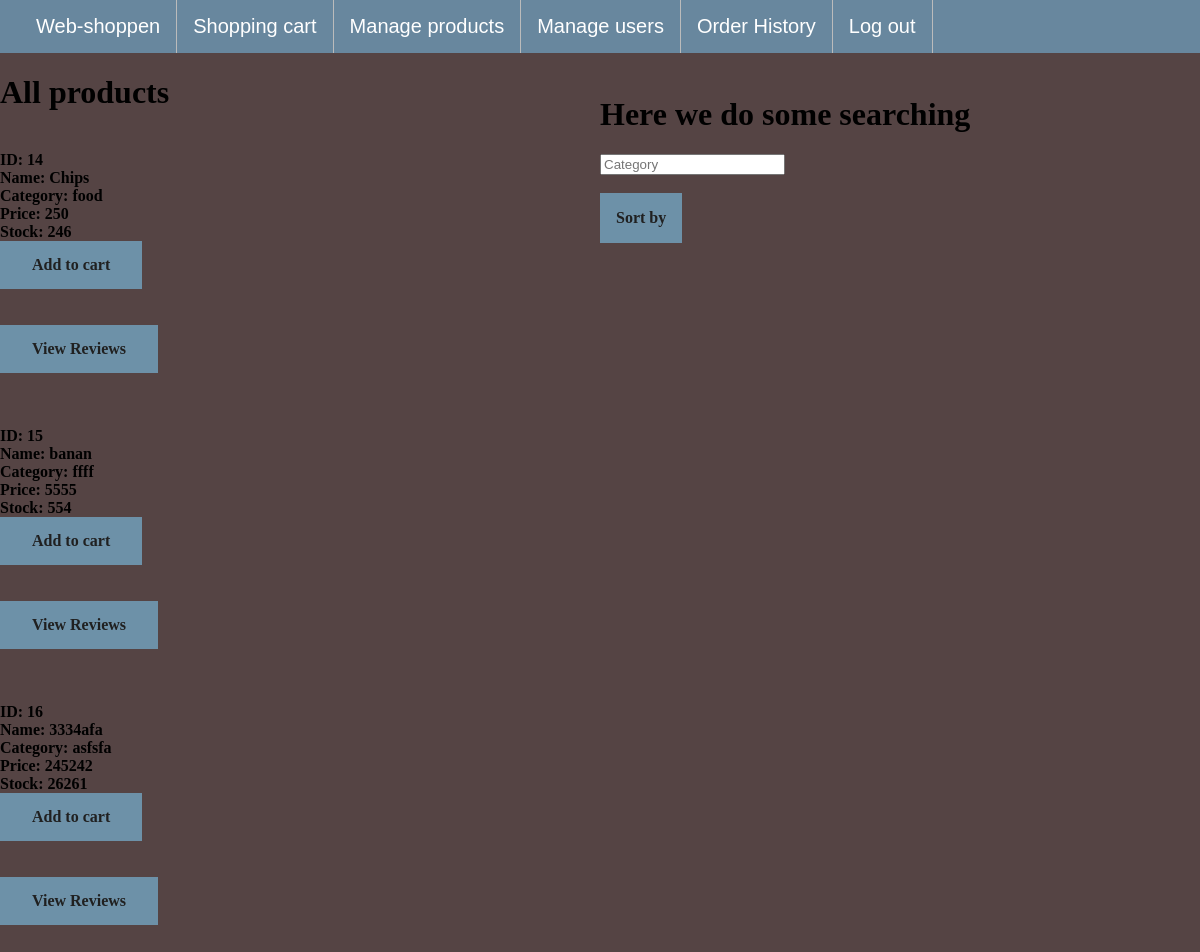
The app's page /index.php (signed in) with its own data.
### tables this page shows
CREATE TABLE `products` (
  `idProduct` int(11) NOT NULL,
  `p_name` varchar(45) DEFAULT NULL,
  `price` int(11) DEFAULT NULL,
  `stock` int(11) DEFAULT NULL,
  `category` varchar(45) DEFAULT NULL
);

### index.php (the view, shortened to what this page needs)
<?php
	include_once 'includes/dbHandler.php';
	include_once 'includes/overlay.php';
?>
<!DOCTYPE html>
<html>
<head>
<link rel="stylesheet" href="design/index.css?v=<?php echo time(); ?>">
</head>
<body>
<div class="search">
	<h1> Here we do some searching </h1>
	<form action = "index.php" method = "POST">
		<input type="text" name="cat" placeholder="Category"><br><br>
		<div class="dropdown">
  		<div class="dropbtn">Sort by</div>
		</div>
	</form>
</div>
<b>
<p>
<?php
	function printer($sql, $sql2, $conn){
		$result = mysqli_query($conn, $sql);
		$checkResult = mysqli_num_rows($result);
		if($checkResult > 0){
			while($row = mysqli_fetch_assoc($result)){
				if($row['stock'] > 0){
					echo "<br>" . "ID: " . $row['idProduct'] . "<br>";
					echo "Name: " . $row['p_name'] . "<br>";
					echo "Category: " . $row['category'] . "<br>";
					echo "Price: " . $row['price'] . "<br>";
					echo "Stock: " . $row['stock'] . "<br>";
					echo "<form action='index.php' method='post'>";
					echo '<button name = "add" class = "button" type="submit" value ='. $row['idProduct'] .'>Add to cart</button>';
					echo "</form>";
					echo "<form action = 'index.php' method = 'POST'>";
					echo '<button onclick = "openmodal('.$row['idProduct'].')" type="button" class = "myBtn button"  > View Reviews</button>';
					echo '</form>';
				}
			}
		}
	}
	$sql = "SELECT * FROM products";
	if(isset($_POST["btnCat"])){
		if(!empty($_POST["cat"])){
			echo "<h1> Viewing all " . $cat . "</h1>";
		}else{
			echo "<h1> All products </h1>";
		}
	}elseif(isset($_POST["pLf"])){
		echo "<h1> Viewing products lowest to highest </h1>";
		$sql = $sql .  " ORDER BY price ASC";
	}elseif(isset($_POST["pHf"])){
		echo "<h1> Viewing products highest to lowest </h1>";
		$sql = $sql .  " ORDER BY price DESC";
	}elseif(isset($_POST["nAz"])){
		echo "<h1> Viewing products A-Z </h1>";
		$sql = $sql .  " ORDER BY p_name ASC";
	}elseif(isset($_POST["nZa"])){
		echo "<h1> Viewing products Z-A </h1>";
		$sql = $sql . " ORDER BY p_name DESC";
	}else{
		echo "<h1> All products </h1>";
		$sql = $sql . ";";
	}
	$sql2 = "SELECT * FROM reviews;";
	printer($sql, $sql2, $conn);
?>
</body>
</html>

### design/index.css (style rules this page uses)
html body { margin: 0; padding: 0; }
.button { background-color: #6d91a8; border: none; font-weight: bold; font-family:'Georgia'; color: rgb(32, 32, 32); padding: 15px 32px; text-align: center; display: inline-block; font-size: 16px; margin-bottom: 20px; cursor: pointer; }
.search { float:right; width: 500px; height: 500px; margin-right: 100px; }
.dropbtn { background-color: #6d91a8; font-family:'Georgia'; font-weight: bold; color: rgb(32, 32, 32); padding: 16px; font-size: 16px; border: none; }
.dropdown { position: relative; display: inline-block; }
body { background-color: rgb(85, 68, 68); }

### records on screen
products: idProduct "14", p_name "Chips", category "food", price "250", stock "246"
products: idProduct "15", p_name "banan", category "ffff", price "5555", stock "554"
products: idProduct "16", p_name "3334afa", category "asfsfa", price "245242", stock "26261"
